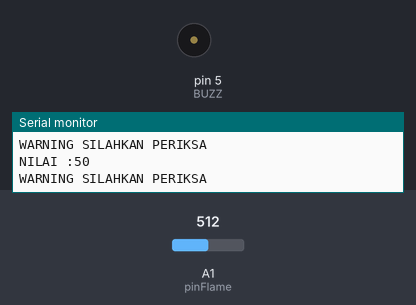
The sketch below on a simulated Arduino Uno, built with avr-gcc and run on an emulated ATmega328P. Parts: buzzer (waves = sounding, pin HIGH), the last lines printed to the serial monitor. The test bench sets the inputs (shaded band); at power-on: A1 (pinFlame) = 512.

Above: at 1.9 s.
2.0 s: A1 (pinFlame) set to 222
5.5 s: A1 (pinFlame) set to 203
At 5.95 s:
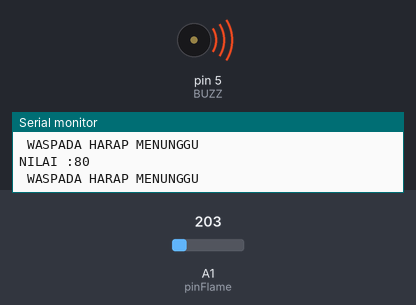
9.0 s: A1 (pinFlame) set to 508
12.5 s: A1 (pinFlame) set to 529
At 12.9 s:
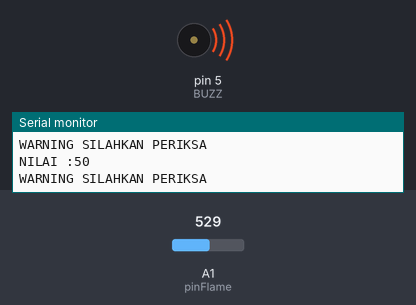
14.0 s: A1 (pinFlame) set to 511
At 18.2 s:
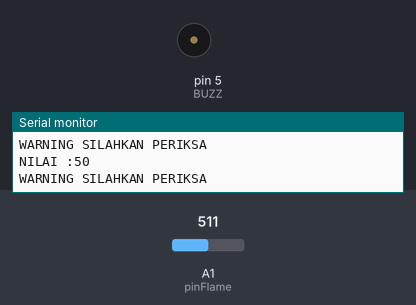
18.3 s: A1 (pinFlame) set to 716
At 18.9 s:
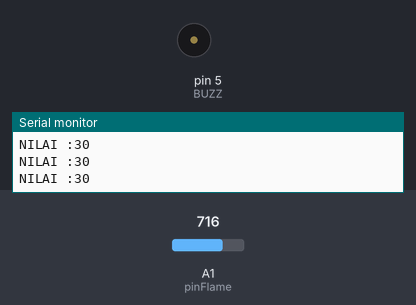
Timing chart, 0 to 20.8 s (numbered marks = the images above; inputs shaded):
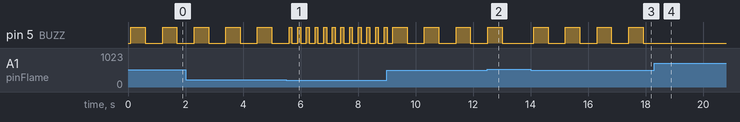

The sketch:

1_SENSOR_FLAME_CHALLENGE.ino
```cpp
int pinFlame = A1;
int BUZZ = 5;

void setup() {
  Serial.begin(9600);
  pinMode (BUZZ,OUTPUT);

}

void loop() {
  //BACA DATA
    int bacaFlame=analogRead (pinFlame);
       bacaFlame=map (bacaFlame,0,1015,100,0);

    //PRINT TO SERIAL
    Serial.print("NILAI :");
    Serial.print(bacaFlame);
    Serial.println();
    delay(100);

    //LOGIKA
    if(bacaFlame==0){
      Serial.print("AMAN SAYY");
    }else{
      if(bacaFlame>=50 and bacaFlame <80){
        Serial.println("WARNING SILAHKAN PERIKSA");
        digitalWrite(BUZZ,HIGH);
        delay(500);
        digitalWrite(BUZZ,LOW);
        delay(500);
      }else{
        if(bacaFlame>=80){
          Serial.println(" WASPADA HARAP MENUNGGU");
          digitalWrite(BUZZ,HIGH);
          delay(100);
          digitalWrite(BUZZ,LOW);
          delay(100);
        }
        }

      }
    }
```

Measured:
- the behaviour switches between 214 and 213 on A1 (pinFlame) (found by bisection; images 0 and 1)
- the behaviour switches between 517 and 518 on A1 (pinFlame) (found by bisection; images 1 and 2)
- after the input at 5.5 s, pin 5 (BUZZ): alternates HIGH for 0.10 s and LOW for 0.20 s, starting after 0.20 s
- after the input at 12.5 s, pin 5 (BUZZ): goes on until 13.0 s, then stays LOW
- after the input at 14.0 s, pin 5 (BUZZ): alternates HIGH for 0.50 s and LOW for 0.60 s, starting after 0.11 s
- after the input at 18.3 s, pin 5 (BUZZ): stops changing and stays LOW
- by itself, pin 5 (BUZZ): alternates HIGH for 0.50 s and LOW for 0.60 s
